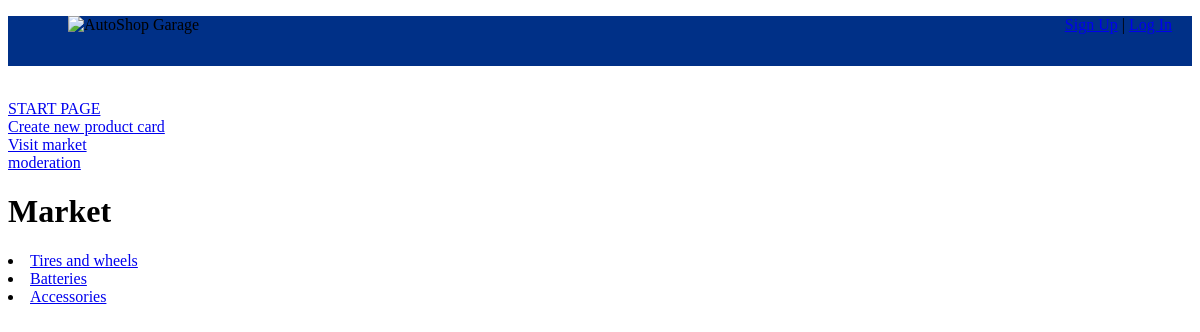
Page /market/ on the earlier database version.
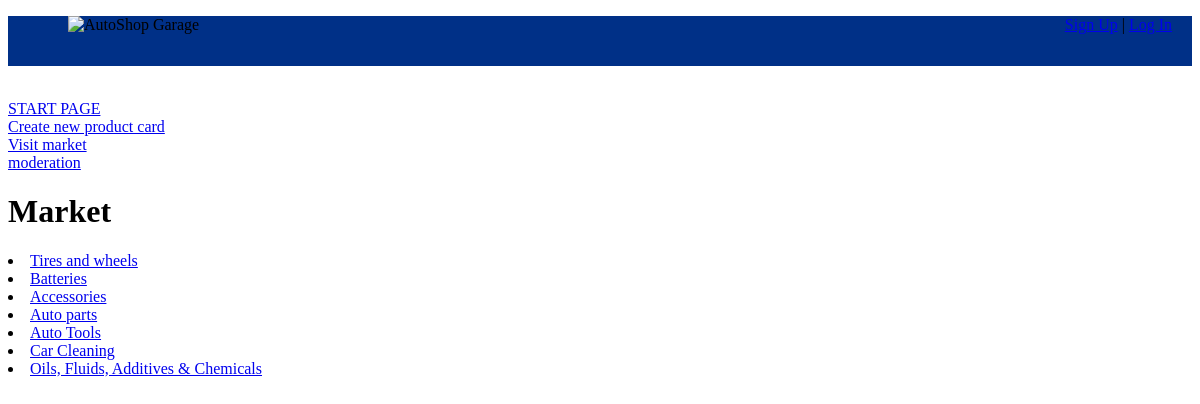
Same page on the later database version.
### goods/models.py (models this page shows, shortened)
class Category(models.Model):
    name = models.CharField(max_length=100)
    slug = models.SlugField(default='', null=False, db_index=True)
    def get_url(self):
        return reverse('category-detail', args=[self.slug])

### goods/views.py (the view)
# urls.py: path('market/', include('goods.urls')),
def market(request):
    categories = Category.objects.all()
    return render(request, 'goods/market.html', context={
        'categories':categories
    })

### goods/templates/goods/market.html (shortened to what this page needs)
{% extends 'base.html' %}
{% block content %}
    <h1>Market</h1>
    {% for category in categories %}
        <li><a href="{{ category.get_url}}">{{ category.name }}</a></li>
    {% endfor %}
{% endblock %}

Differences in the rows shown:
added Category: name "Auto parts"
added Category: name "Auto Tools"
added Category: name "Car Cleaning"
added Category: name "Oils, Fluids, Additives & Chemicals"
